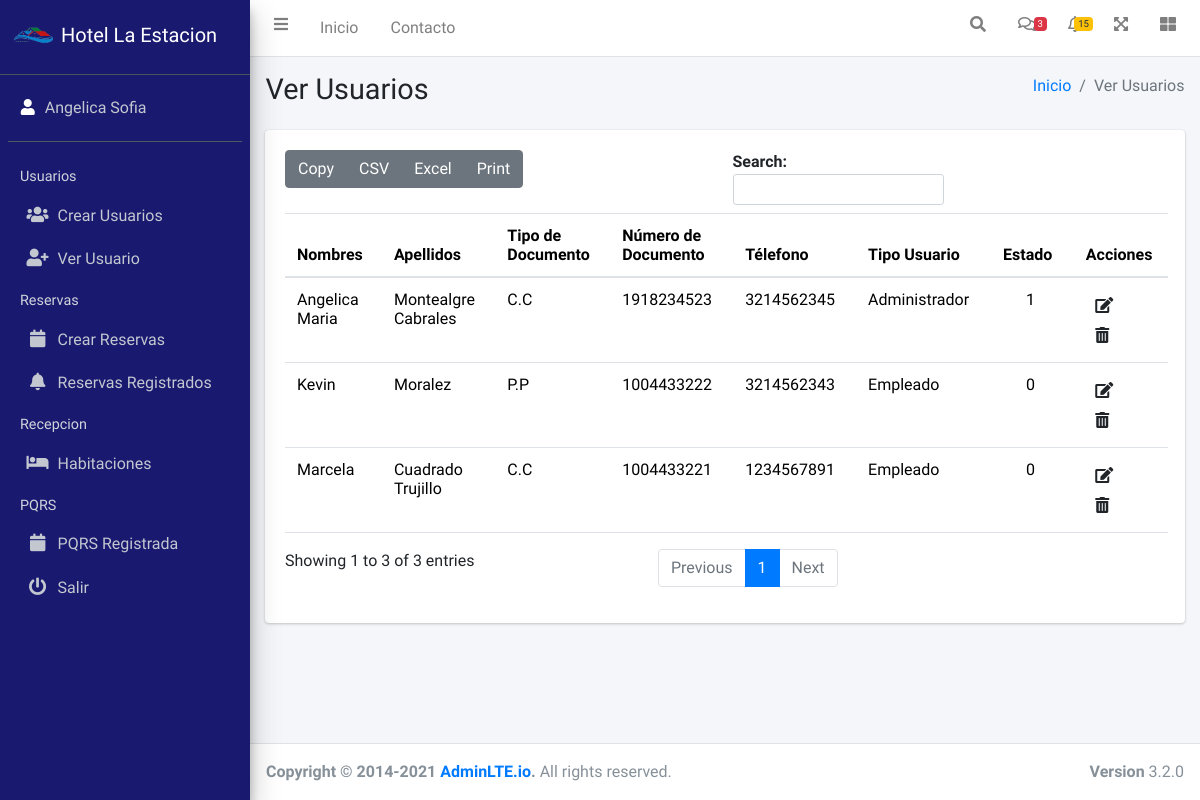
The page /user/ on the database as committed earlier.
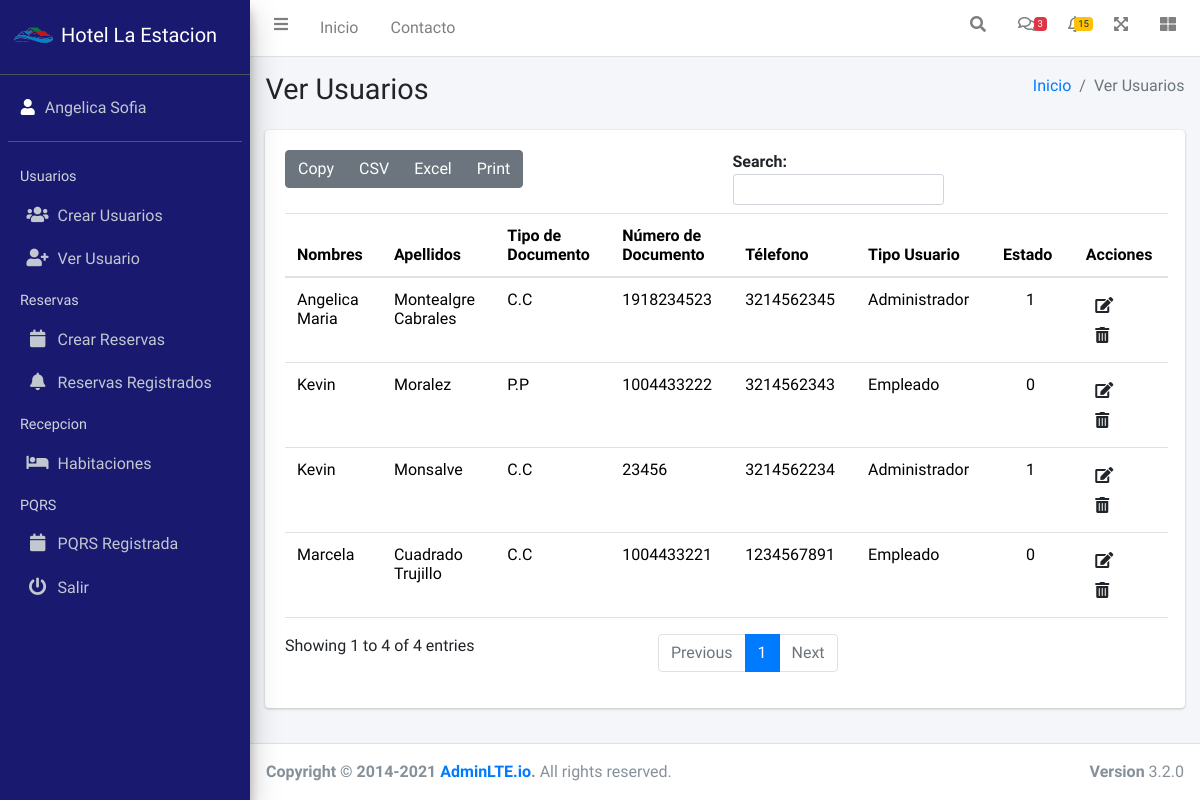
The same page on the database as committed later.
### usuarios/models.py (models this page shows)
class Usuario(models.Model):
    nombres=models.CharField(max_length=45, verbose_name="Nombres")
    apellidos=models.CharField(max_length=45, verbose_name="Apellidos")
    class TipoDocumento(models.TextChoices):
        CC='C.C', _('Cédula de Ciudadanía')
        CE='C.E', _('Cédula de Extrangeriía')
        PP='P.P', _('Pasaporte')
        TI='T.I', _('Tarjeta de Identidad')
        OT='Otro', _('Otro Tipo de Documento')
    tipoDocumento=models.CharField(max_length=5, choices=TipoDocumento.choices, default=TipoDocumento.CC, verbose_name="Tipo de Documento")
    numeroDocumento=models.CharField(max_length=45, unique=True, verbose_name="Número de Documento")
    telefono=models.CharField(max_length=15, verbose_name="Teléfono", blank=True)
    class tipoUsuario(models.TextChoices):
        Administrador='Administrador', _('Administrador')
        Empleado='Empleado', _('Empleado')
    tipoUsuario=models.CharField(max_length=13, choices=tipoUsuario.choices, default=tipoUsuario.Empleado, verbose_name="Tipo Usuario")
    class Estado(models.TextChoices):
        ACTIVO=1, ('Activo')
        INACTIVO=0, ('Inactivo')
    estado=models.CharField(max_length=1, choices=Estado.choices, default=Estado.ACTIVO, verbose_name="Estado")

### usuarios/views.py (the view)
# urls.py: path('user/',include('usuarios.urls')),
def usuarios(request):
    titulo="Ver Usuarios"
    usuarios=Usuario.objects.all()
    context={
        'titulo':titulo,
        'usuarios':usuarios
    }
    return render(request,'usuarios/usuarios.html',context)

### General/templates/usuarios/usuarios.html (shortened to what this page needs)
{% extends 'partials/bodyAdmin.html' %}
{% load static %}
{% block contenido %}
<div class="container">
    <div class="card">
        <div class="card-body">
            <div id="example1_wrapper" class="dataTables_wrapper dt-bootstrap4">
                <table id="tabla-general" class="table">
                    <thead>
                    <tr>
                        <th scope="col">Nombres</th>
                        <th scope="col">Apellidos</th>
                        <th scope="col">Tipo de Documento</th>
                        <th scope="col">Número de Documento</th>
                        <th scope="col">Télefono</th>
                        <th scope="col">Tipo Usuario</th>
                        <th scope="col" >Estado</th>
                        <th scope="col" class="text-center">Acciones</th>
                    </thead>
                    <tbody>
                        {% for usuario in usuarios   %}
                        <tr>
                            {% if usuario.estado != '3' %}
                            <td>{{usuario.nombres}}</td>
                            <td>{{usuario.apellidos}}</td>
                            <td>{{usuario.tipoDocumento}}</td>
                            <td >{{usuario.numeroDocumento}}</td>
                            <td>{{usuario.telefono}}</td>
                            <td>{{usuario.tipoUsuario}}</td>
                            <td class="text-center">{{usuario.estado}}</td>
                            <td ><a class="btn btn " href="{% url 'usuarios-editar' usuario.id %}"><i class="fas fa-edit"></i>
                            <a class="btn btn" href="{% url 'usuarios-eliminar' usuario.id %}"><i class="fas  fa-trash-alt"></i></td>
                            {% endif %}
                        </tr>
                        {% endfor %}
                    </tbody>
                </table>
            </div>
        </div>
    </div>
</div>
{% endblock contenido %}

Rows that differ between the two databases and show on the page:
added Usuario: nombres "Kevin", apellidos "Monsalve", tipoDocumento "C.C", numeroDocumento "23456", telefono "3214562234", tipoUsuario "Administrador", estado "1"
Other text that changed with them:
text written by a page script: "Copy CSV Excel Print Search: Showing 1 to 3 of 3 entries Previous 1 Next" → "Copy CSV Excel Print Search: Showing 1 to 4 of 4 entries Previous 1 Next"
